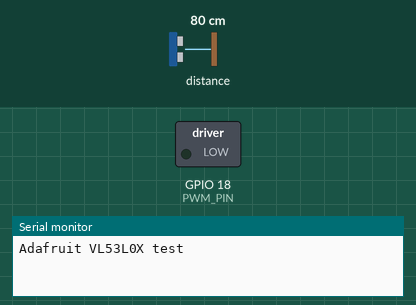
The sketch below on a simulated ESP32. On the bench: switched loads named in the sketch (green lamp = pin HIGH), the last lines printed to the serial monitor. Inputs (shaded band) come from the test bench; at power-on: distance to the obstacle 80 cm.

Above: at 0.1 s.
At 3.7 s:
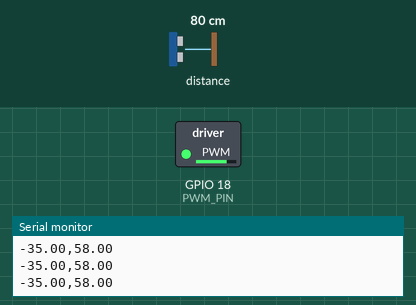
3.8 s: distance to the obstacle set to 2 cm
At 4.4 s:
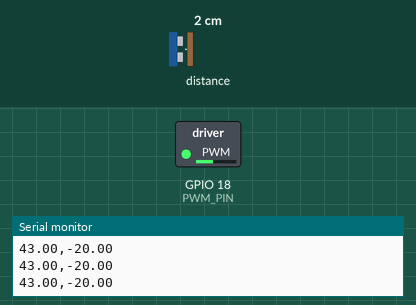
6.8 s: distance to the obstacle set to 18 cm
9.8 s: distance to the obstacle set to 35 cm
Timing chart, 0 to 18.8 s (numbered marks = the images above; inputs shaded):
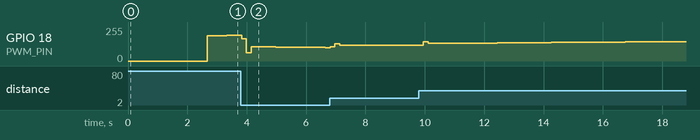

The sketch:

codigo_dessa_coisa_legal.ino
```cpp
#include "Adafruit_VL53L0X.h"
Adafruit_VL53L0X lox = Adafruit_VL53L0X();

const int PWM_PIN = 18; //Pino da ventoinha
const int pwmFreq = 25000; // Frequência para o motor da ventoinha (25 kHz)
const int pwmResolution = 10; //o pwmResolution é 10 para aguentar valores de 10 bits (0 a 1023), podendo controlar a ventoinha com mais precisão.


const float hTubo = 45.0; //Altura do Tubo


const int pwmBase = 420; //pwm base, flutua a bolinha devagar
// >= 420 pwm para subir
// = 410 pwm para flutuar
// <= 400 pwm para descer

//soma para tirar média do sensor
float soma = 0.0;

//configura a altura que a bolinha deve estar
const int alturaDes = 23;

// pega o tempo 0
unsigned long tempoAnt = millis();
int erroAnt = 0; //pega o último erro

//valor da proporcional
const float Kp = 3;
const float Ki = 0.5; //valor da integral
const float Kd = 0.5; //valor da derivativa


float integral = 0; //valor acumulativo da integral


void setup() {
  Serial.begin(115200);


  // Detecta falha na inicialização do sensor
  while (! Serial) {
    delay(1);
  }

  //mostra inicialização (parte do código de exemplo do sensor da Adafruit)
  Serial.println("Adafruit VL53L0X test");
  if (!lox.begin()) {
    Serial.println(F("Failed to boot VL53L0X"));
    while(1);
  }
  // power
  //Serial.println(F("VL53L0X API Simple Ranging example\n\n"));


  //inicializa a ventoinha
  ledcAttach (
    PWM_PIN ,
    pwmFreq ,
    pwmResolution
  ) ;
  // desliga a ventoinha
  ledcWrite (PWM_PIN , 0) ;

  //da um tempo para a ventoinha ficar desligada
  delay(2500);
}


void loop() {

  //pega o tempo atual
  unsigned long tempoAtual = millis();

  //lê o sensor
  VL53L0X_RangingMeasurementData_t measure;

  //detecta se o sensor não está registrando nada e pula esse loop
  if(measure.RangeStatus == 4){
      return;
  }

  //coleta 5 amostras de distâncias
  for(int i = 0; i < 5; i++){
    lox.rangingTest(&measure, false);
    soma += measure.RangeMilliMeter;
  }

  //faz a média e transforma mm em cm
  float media = (soma / 5) / 10;


  /*Serial.print("Média: ");
  Serial.println(media);*/

  //reseta o valor de soma
  soma = 0;

  //calcula a altura atual da bolinha
  float alturaBol = hTubo - media;

  //Serial.print("Bolinha: ");
  Serial.print(alturaBol);

  //calcula o erro para cálculo do PDI  (quanto falta pra chegar na altura desejada)
  float erro = alturaDes - alturaBol;

  //formatação para o python
  Serial.print(",");
  //Serial.print("Erro: ");
  Serial.println(erro);


  //calcula a diferença de tempo entre o último loop e esse.
  float dt = (tempoAtual - tempoAnt) / 1000.0;

  //se der 0 pula esse loop
  if(dt <= 0) return;

  //calculo da integral
  //tenta ajustar o erro baseado na frequência dele (Ex.: se o valor desejado é 25 e a bolinha permanece no 15 por muito tempo)
  //quanto menor a integral, menos ele irá alterar o valor caso a bolinha esteja estacionada em um local
  //quanto maior a integral, mais ela tentará alterar o valor, mesmo estando no local por pouco tempo.
  integral += erro * dt;

  //calculo da derivada
  //tenta ajustar o erro de acordo com sua variação
  //valores muito baixos fazem com que o sistema não consiga detectar oscilações, não tentando ajustar
  //valores muito altos fazem com que o sistema tente ajustar o pwm com qualquer minima oscilação
  float derivada = (erro - erroAnt)/dt;

  //kp local serve para tentar concertar o problema do sensor de não ler corretamente nas extremidades ao
  //alterar o valor da proporcional nas extremidades
  //calculo da proporcional
  //quanto maior da proporcional, mais esforço a ventoinha faz para corrigir o erro.
  //valores muito baixos fazer com que a bolinha não corrija o erro por conta da falta de força da ventoinha
  //valors muito altos podem fazer a bolinha oscilar muito por conta da força excessiva.
  float Kp_local = Kp;

  if (alturaBol < 10 || alturaBol > 33) {
    Kp_local = Kp * 1.5;
  }

  //calcula o novo PWM de acordo com o cálculo do PID.
  float saida = pwmBase + Kp_local*erro + Ki*integral + Kd*derivada;

  //limita essa saída pra ser entre 0 e 1023
  saida = constrain(saida, 0, 1023);


  //Serial.print("Saída: ");
  //Serial.println(saida);

  //faz a ventoinha rodar nessa velocidade.
  ledcWrite (
    PWM_PIN,
    saida
  );

  //transfere o tempoatual para o anterior.
  tempoAnt = tempoAtual;
  erroAnt = erro; //transfere o erro atual para o erro anterior.


}
```
